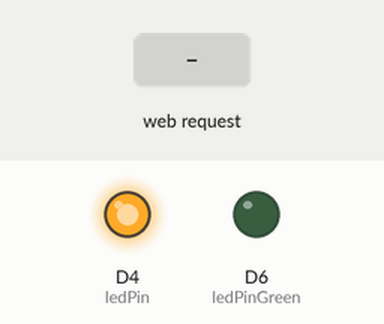
Simulated run of this sketch. Board: ESP8266 (NodeMCU). Shown: output pins drawn as LEDs (lit = HIGH). Inputs (shaded band) come from the test bench. WiFi joins after 1.5 s; servers stay silent unless stated; what the sketch prints to the serial monitor is not drawn.

Above: at 3.1 s.
3.2 s: HTTP request GET /ON received
At 4.2 s:
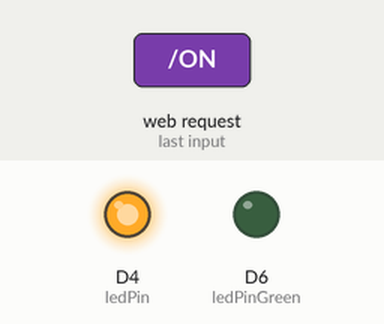
4.8 s: HTTP request GET /OFF received
At 5.5 s:
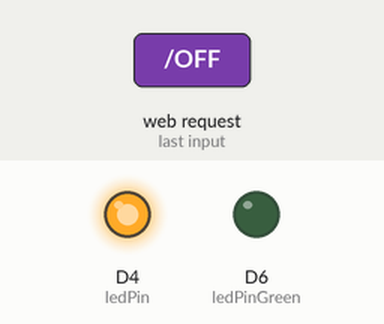
Timing chart, 0 to 7.8 s (numbered marks = the images above; inputs shaded):
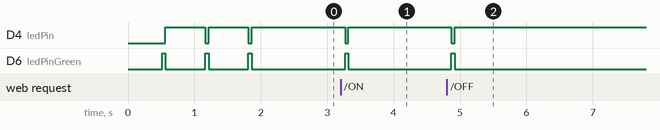

Measured:
- after the input at 3.2 s, D4 (ledPin): HIGH → LOW after 0.07 s, → HIGH 0.05 s later; D6 (ledPinGreen): LOW → HIGH after 0.07 s, → LOW 0.05 s later
- after the input at 4.8 s, D4 (ledPin): HIGH → LOW after 0.07 s, → HIGH 0.05 s later; D6 (ledPinGreen): LOW → HIGH after 0.07 s, → LOW 0.05 s later

The sketch:

lg_ac_nodemcu_ir_emitter.ino
```cpp
#include <ESP8266WiFi.h>


// Wifi credentials
const char* ssid = "your_ssid";
const char* password = "your_password";


// using built-in pin led and another one to troubleshooting stuff
int ledPin = D4; // RED LED
int ledPinGreen = D6; // GREEN LED

// NodeMCU Webserver
WiFiServer server(80);
WiFiClient client = server.available();
int value = LOW;

/// ----- AC VARIABLES ---------------------------------------------------------------
#include <IRremoteESP8266.h>
#include <IRsend.h>


IRsend irsend(14);  // An IR LED is controlled by GPIO pin 14 (D5)

// 0 : TOWER
// 1 : WALL
const unsigned int kAc_Type  = 1;

// 0 : cooling
// 1 : heating
unsigned int ac_heat = 0;

// 0 : off
// 1 : on
unsigned int ac_power_on = 0;

// 0 : off
// 1 : on --> power on
unsigned int ac_air_clean_state = 0;

// temperature : 18 ~ 30
unsigned int ac_temperature = 18;

// 0 : low
// 1 : mid
// 2 : high
// if kAc_Type = 1, 3 : change
unsigned int ac_flow = 0;

const uint8_t kAc_Flow_Tower[3] = {0, 4, 6};
const uint8_t kAc_Flow_Wall[4] = {0, 2, 4, 5};

uint32_t ac_code_to_sent;

void Ac_Send_Code(uint32_t code) {
  Serial.print("code to send : ");
  Serial.print(code, BIN);
  Serial.print(" : ");
  Serial.println(code, HEX);

  irsend.sendLG(code, 28);
}

void Ac_Activate(unsigned int temperature, unsigned int air_flow,
                 unsigned int heat) {
  ac_heat = heat;
  unsigned int ac_msbits1 = 8;
  unsigned int ac_msbits2 = 8;
  unsigned int ac_msbits3 = 0;
  unsigned int ac_msbits4;


  if (ac_heat == 1)
    ac_msbits4 = 4;  // heating
  else
    ac_msbits4 = 0;  // cooling

  unsigned int ac_msbits5 =  (temperature < 15) ? 0 : temperature - 15;
  unsigned int ac_msbits6;

  if (0 <= air_flow && air_flow <= 2) {
    if (kAc_Type == 0)
      ac_msbits6 = kAc_Flow_Tower[air_flow];
    else
      ac_msbits6 = kAc_Flow_Wall[air_flow];

  }

  // calculating using other values
  unsigned int ac_msbits7 = (ac_msbits3 + ac_msbits4 + ac_msbits5 +
                             ac_msbits6) & B00001111;
  ac_code_to_sent = ac_msbits1 << 4;
  ac_code_to_sent = (ac_code_to_sent + ac_msbits2) << 4;
  ac_code_to_sent = (ac_code_to_sent + ac_msbits3) << 4;
  ac_code_to_sent = (ac_code_to_sent + ac_msbits4) << 4;
  ac_code_to_sent = (ac_code_to_sent + ac_msbits5) << 4;
  ac_code_to_sent = (ac_code_to_sent + ac_msbits6) << 4;
  ac_code_to_sent = (ac_code_to_sent + ac_msbits7);

  Ac_Send_Code(ac_code_to_sent);

  ac_power_on = 1;
  ac_temperature = temperature;
  ac_flow = air_flow;

}

void Ac_Change_Air_Swing(int air_swing) {
  if (kAc_Type == 0) {
    if (air_swing == 1)
      ac_code_to_sent = 0x881316B;
    else
      ac_code_to_sent = 0x881317C;
  } else {
    if (air_swing == 1)
      ac_code_to_sent = 0x8813149;
    else
      ac_code_to_sent = 0x881315A;
  }
  Ac_Send_Code(ac_code_to_sent);
}

void Ac_Power_Down() {
  ac_code_to_sent = 0x88C0051;

  Ac_Send_Code(ac_code_to_sent);

  ac_power_on = 0;
}

void Ac_Air_Clean(int air_clean) {
  if (air_clean == '1')
    ac_code_to_sent = 0x88C000C;
  else
    ac_code_to_sent = 0x88C0084;

  Ac_Send_Code(ac_code_to_sent);

  ac_air_clean_state = air_clean;
}


/// -------END OF AC VARIABLES --------------------------------------------------------

void setup() {

  Serial.begin(115200);
  delay(10);


  pinMode(ledPin, OUTPUT);
  pinMode(ledPinGreen, OUTPUT);

  digitalWrite(ledPin, LOW);
  digitalWrite(ledPinGreen, LOW);

  // Connect to WiFi network
  Serial.println();
  Serial.print("Connecting to ");
  Serial.println(ssid);

  WiFi.begin(ssid, password);

  while (WiFi.status() != WL_CONNECTED) {
    delay(500);
    Serial.print(".");
    blinkLeds();
  }
     server.begin();
  Serial.println("Server started");


  // Print the IP address
  Serial.print("Use this URL to connect: ");
  Serial.print("http://");
  Serial.print(WiFi.localIP());
  Serial.println("/");

}

void loop() {

 // checking if nodemcu is connected, if not, restarts the ESP
 getWifiStatus();


 irsend.begin();


  WiFiClient client = server.available();
  if (!client) {
    return;
  }


  // Wait until the client sends some data
  Serial.println("new client");
  while(!client.available()){
    delay(1);
  }

  // Read the first line of the request
  String request = client.readStringUntil('\r');
  Serial.println(request);
  client.flush();


  if (request.indexOf("/ON") != -1)  {
    // turns ON LG Air Conditioner
    ligaAC();
    value == HIGH;
  }
  if (request.indexOf("/OFF") != -1)  {
     // turns OFF LG Air Conditioner
    desligaAC();
    value == LOW;


  }
  if (request.indexOf("/REBOOT") != -1)  {
     // Restart ESP
   reboot();

  }


  // Return the response
  client.println("HTTP/1.1 200 OK");
  client.println("Content-Type: text/html");
  client.println("<head>");
  client.println("<meta http-equiv='refresh' content='5' >");
  client.println("</head>");
  client.println(""); //  do not forget this one
  client.println("<!DOCTYPE HTML>");
  client.println("<html>");


  if(value == HIGH) {
    client.print("<h2 style='background-color:green;color:white'>AC: ON</h2>");
  } else {
     client.print("<h2 style='background-color:red;color:white'>AC: OFF</h2>");
  }
  client.println("<br><br>");
  client.println("<a href=\"/ON\"\"><button>AC ON</button></a>");
  client.println("<a href=\"/OFF\"\"><button>AC OFF</button></a><br />");
  client.println("<br><br>");
  client.println("<a href=\"/REBOOT\"\"><button>Reboot</button></a><br />");
  client.println("</html>");

  delay(1000);
  Serial.println("Client disonnected");
  Serial.println("");

}


 void ligaAC() {

    value = HIGH;

    Ac_Activate(18, 0, 0);
    blinkLeds();

 }

 void desligaAC() {

    value = LOW;
    Ac_Power_Down();
    blinkLeds();


 }

void reboot() {
  blinkLeds();
  ESP.restart();
}

void blinkLeds() {
 int count=0;
 while (count < 1) {
 digitalWrite(ledPin, LOW);
 digitalWrite(ledPinGreen,HIGH);
 delay(50);
 digitalWrite(ledPin, HIGH);
 digitalWrite(ledPinGreen,LOW);

 delay(100);

 digitalWrite(ledPin, HIGH);

 count = count +1;
 }

}

void getWifiStatus() {

// Connected state = 3 (OK)
// No SSID found = 6
// Wifi disconected = 0
if (WiFi.status() == 0 || WiFi.status()== 6) {
  reboot();
  // Needs improvements
}

}
```
